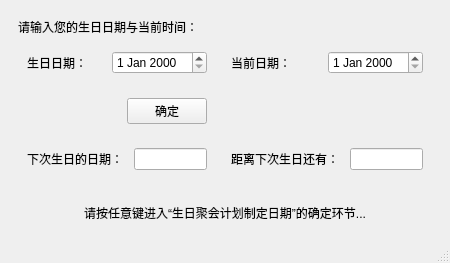
<?xml version="1.0" encoding="UTF-8"?>
<ui version="4.0">
 <class>MainWindow</class>
 <widget class="QMainWindow" name="MainWindow">
  <property name="geometry">
   <rect>
    <x>0</x>
    <y>0</y>
    <width>450</width>
    <height>250</height>
   </rect>
  </property>
  <property name="windowTitle">
   <string>MainWindow</string>
  </property>
  <property name="windowIcon">
   <iconset resource="logo.qrc">
    <normaloff>:/0005018327188690_b.jpg</normaloff>:/0005018327188690_b.jpg</iconset>
  </property>
  <widget class="QWidget" name="centralwidget">
   <layout class="QVBoxLayout" name="verticalLayout">
    <item>
     <spacer name="verticalSpacer">
      <property name="orientation">
       <enum>Qt::Vertical</enum>
      </property>
      <property name="sizeHint" stdset="0">
       <size>
        <width>20</width>
        <height>40</height>
       </size>
      </property>
     </spacer>
    </item>
    <item>
     <widget class="QWidget" name="widget_5" native="true">
      <layout class="QGridLayout" name="gridLayout_2">
       <item row="4" column="1">
        <widget class="QWidget" name="widget_4" native="true">
         <layout class="QHBoxLayout" name="horizontalLayout_4">
          <item>
           <widget class="QLabel" name="label_3">
            <property name="text">
             <string>距离下次生日还有：</string>
            </property>
           </widget>
          </item>
          <item>
           <spacer name="horizontalSpacer_4">
            <property name="orientation">
             <enum>Qt::Horizontal</enum>
            </property>
            <property name="sizeHint" stdset="0">
             <size>
              <width>40</width>
              <height>20</height>
             </size>
            </property>
           </spacer>
          </item>
          <item>
           <widget class="QLineEdit" name="lineEdit"/>
          </item>
         </layout>
        </widget>
       </item>
       <item row="1" column="1">
        <widget class="QWidget" name="widget_2" native="true">
         <layout class="QHBoxLayout" name="horizontalLayout_2">
          <item>
           <widget class="QLabel" name="label_2">
            <property name="text">
             <string>当前日期：</string>
            </property>
           </widget>
          </item>
          <item>
           <spacer name="horizontalSpacer_6">
            <property name="orientation">
             <enum>Qt::Horizontal</enum>
            </property>
            <property name="sizeHint" stdset="0">
             <size>
              <width>40</width>
              <height>20</height>
             </size>
            </property>
           </spacer>
          </item>
          <item>
           <widget class="QDateEdit" name="dateEdit_2"/>
          </item>
         </layout>
        </widget>
       </item>
       <item row="4" column="0">
        <widget class="QWidget" name="widget_3" native="true">
         <layout class="QHBoxLayout" name="horizontalLayout_3">
          <item>
           <widget class="QLabel" name="label_5">
            <property name="text">
             <string>下次生日的日期：</string>
            </property>
           </widget>
          </item>
          <item>
           <spacer name="horizontalSpacer_3">
            <property name="orientation">
             <enum>Qt::Horizontal</enum>
            </property>
            <property name="sizeHint" stdset="0">
             <size>
              <width>40</width>
              <height>20</height>
             </size>
            </property>
           </spacer>
          </item>
          <item>
           <widget class="QLineEdit" name="lineEdit_2"/>
          </item>
         </layout>
        </widget>
       </item>
       <item row="1" column="0">
        <widget class="QWidget" name="widget" native="true">
         <layout class="QHBoxLayout" name="horizontalLayout">
          <item>
           <widget class="QLabel" name="label">
            <property name="text">
             <string>生日日期：</string>
            </property>
           </widget>
          </item>
          <item>
           <spacer name="horizontalSpacer_5">
            <property name="orientation">
             <enum>Qt::Horizontal</enum>
            </property>
            <property name="sizeHint" stdset="0">
             <size>
              <width>40</width>
              <height>20</height>
             </size>
            </property>
           </spacer>
          </item>
          <item>
           <widget class="QDateEdit" name="dateEdit"/>
          </item>
         </layout>
        </widget>
       </item>
       <item row="2" column="0">
        <widget class="QWidget" name="widget_7" native="true">
         <layout class="QHBoxLayout" name="horizontalLayout_6">
          <item>
           <spacer name="horizontalSpacer_7">
            <property name="orientation">
             <enum>Qt::Horizontal</enum>
            </property>
            <property name="sizeHint" stdset="0">
             <size>
              <width>40</width>
              <height>20</height>
             </size>
            </property>
           </spacer>
          </item>
          <item>
           <widget class="QPushButton" name="pushButton_2">
            <property name="text">
             <string>确定</string>
            </property>
           </widget>
          </item>
         </layout>
        </widget>
       </item>
       <item row="0" column="0">
        <widget class="QLabel" name="label_4">
         <property name="text">
          <string>请输入您的生日日期与当前时间：</string>
         </property>
        </widget>
       </item>
       <item row="3" column="0">
        <spacer name="verticalSpacer_3">
         <property name="orientation">
          <enum>Qt::Vertical</enum>
         </property>
         <property name="sizeType">
          <enum>QSizePolicy::Expanding</enum>
         </property>
         <property name="sizeHint" stdset="0">
          <size>
           <width>20</width>
           <height>15</height>
          </size>
         </property>
        </spacer>
       </item>
       <item row="3" column="1">
        <spacer name="verticalSpacer_4">
         <property name="orientation">
          <enum>Qt::Vertical</enum>
         </property>
         <property name="sizeType">
          <enum>QSizePolicy::Expanding</enum>
         </property>
         <property name="sizeHint" stdset="0">
          <size>
           <width>20</width>
           <height>15</height>
          </size>
         </property>
        </spacer>
       </item>
      </layout>
     </widget>
    </item>
    <item>
     <spacer name="verticalSpacer_2">
      <property name="orientation">
       <enum>Qt::Vertical</enum>
      </property>
      <property name="sizeType">
       <enum>QSizePolicy::Maximum</enum>
      </property>
      <property name="sizeHint" stdset="0">
       <size>
        <width>20</width>
        <height>30</height>
       </size>
      </property>
     </spacer>
    </item>
    <item>
     <widget class="QWidget" name="widget_6" native="true">
      <layout class="QHBoxLayout" name="horizontalLayout_5">
       <item>
        <spacer name="horizontalSpacer">
         <property name="orientation">
          <enum>Qt::Horizontal</enum>
         </property>
         <property name="sizeHint" stdset="0">
          <size>
           <width>40</width>
           <height>20</height>
          </size>
         </property>
        </spacer>
       </item>
       <item>
        <widget class="QLabel" name="label_6">
         <property name="text">
          <string>请按任意键进入“生日聚会计划制定日期”的确定环节...</string>
         </property>
        </widget>
       </item>
       <item>
        <spacer name="horizontalSpacer_2">
         <property name="orientation">
          <enum>Qt::Horizontal</enum>
         </property>
         <property name="sizeHint" stdset="0">
          <size>
           <width>40</width>
           <height>20</height>
          </size>
         </property>
        </spacer>
       </item>
      </layout>
     </widget>
    </item>
    <item>
     <spacer name="verticalSpacer_5">
      <property name="orientation">
       <enum>Qt::Vertical</enum>
      </property>
      <property name="sizeHint" stdset="0">
       <size>
        <width>20</width>
        <height>40</height>
       </size>
      </property>
     </spacer>
    </item>
   </layout>
  </widget>
  <widget class="QMenuBar" name="menubar">
   <property name="geometry">
    <rect>
     <x>0</x>
     <y>0</y>
     <width>450</width>
     <height>17</height>
    </rect>
   </property>
  </widget>
  <widget class="QStatusBar" name="statusbar"/>
 </widget>
 <resources>
  <include location="logo.qrc"/>
 </resources>
 <connections/>
</ui>
